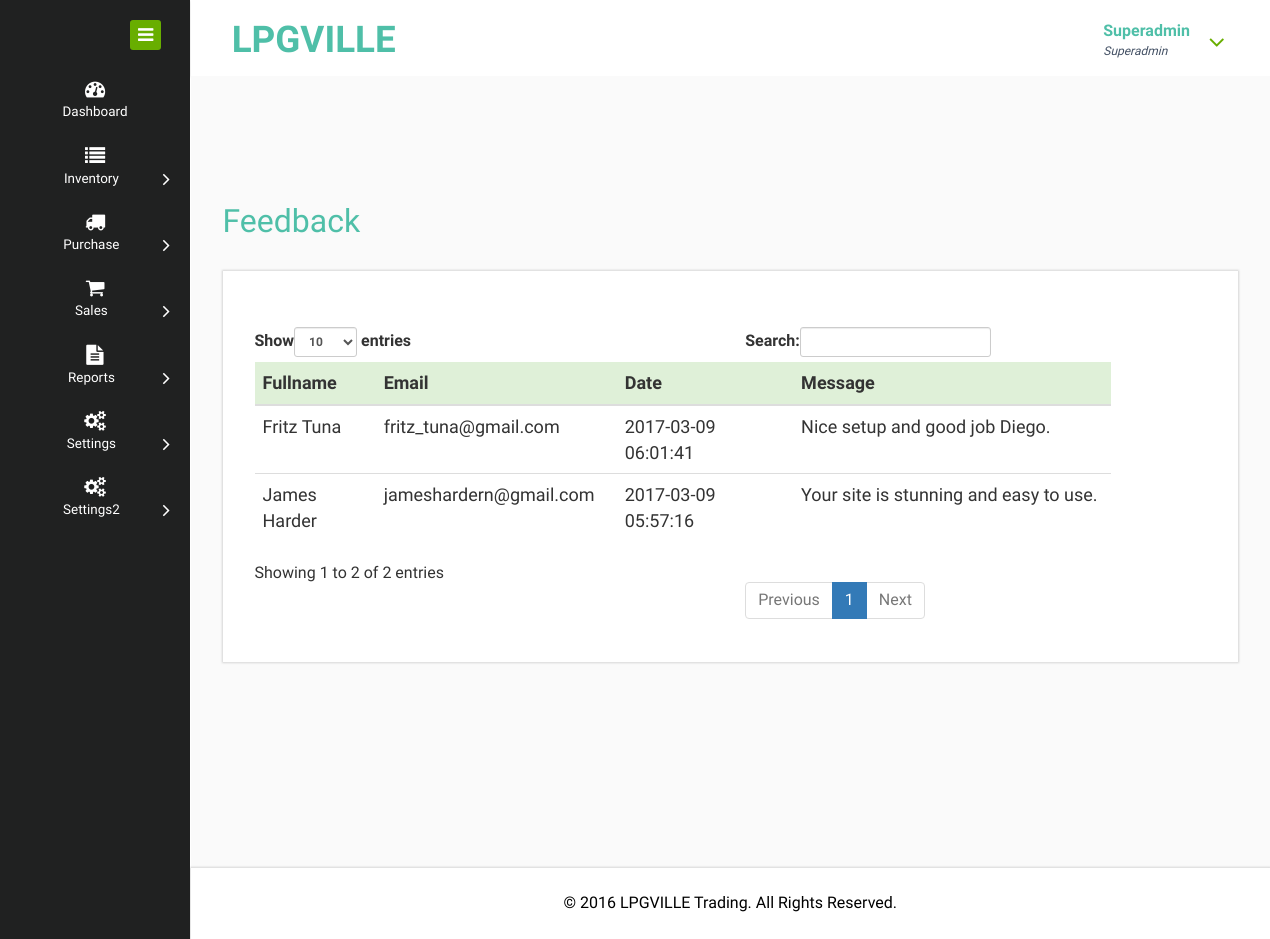
Screenshot of /admin/feedback.php (signed in) with the database file from the repository.
### tables this page shows
CREATE TABLE `user` (
  `UserID` varchar(20) NOT NULL,
  `Username` varchar(50) NOT NULL,
  `Password` varchar(15) NOT NULL,
  `Role` varchar(15) NOT NULL,
  `UserStatus` varchar(10) NOT NULL,
  `DateAdded` date NOT NULL,
  `UserDelete` int(5) NOT NULL
);

CREATE TABLE `user_info` (
  `UserID` varchar(20) NOT NULL,
  `Fullname` varchar(100) NOT NULL,
  `Contact` varchar(50) NOT NULL,
  `Email` varchar(150) NOT NULL,
  `Address` varchar(150) NOT NULL
);

CREATE TABLE `feedback` (
  `ID` int(11) NOT NULL,
  `Fullname` varchar(100) NOT NULL,
  `Email` varchar(120) NOT NULL,
  `Message` varchar(255) NOT NULL,
  `DateCreated` timestamp NOT NULL DEFAULT CURRENT_TIMESTAMP ON UPDATE CURRENT_TIMESTAMP
);

CREATE TABLE `cms` (
  `ID` int(11) NOT NULL,
  `footer` varchar(200) NOT NULL,
  `about` text NOT NULL,
  `contact_text` varchar(255) NOT NULL,
  `contact_address` varchar(200) NOT NULL,
  `slider1` varchar(200) NOT NULL,
  `slider2` varchar(200) NOT NULL,
  `home_title1` varchar(200) NOT NULL,
  `home_title2` varchar(200) NOT NULL,
  `home_title3` varchar(200) NOT NULL,
  `home_text1` varchar(125) NOT NULL,
  `home_text2` varchar(125) NOT NULL,
  `home_text3` varchar(125) NOT NULL
);

### admin/session.php (called while the page is built, shortened)
<?php
$user = $conn->query("SELECT u.Username, u.Password, u.Role, u.UserStatus, u.DateAdded,
		ui.Fullname, ui.Contact, ui.Email, ui.Address,
		ua.Inventory, ua.PO, ua.Orders, ua.Reports, ua.Settings
		FROM user AS u
		INNER JOIN user_info AS ui ON u.UserID=ui.UserID
		INNER JOIN user_access AS ua ON u.UserID=ua.UserID
		AND u.UserID='$_SESSION[userid]'");
$urow = $user->fetch_assoc();
?>

### admin/feedback.php (the view, shortened to what this page needs)
<?php
require('../connection.php');
require('session.php');
?>
<!DOCTYPE HTML>
<html>
  <?php
  require('head.php');
  ?>
<body>
<div class="page-container">
<div class="left-content">
<div class="mother-grid-inner">
	<?php
	require('header.php');
	?>
	<?php
	$table = $conn->query("SELECT * FROM feedback ORDER BY DateCreated DESC");
	?>
<div class="inner-block">
<div class="blank">
<h2>Feedback</h2>
<div class="grid_3 grid_4">
<div class="page-header">
</div>
<div class="bs-example">
<?php
  if($table->num_rows > 0) {
    echo '
    <table class="table" id="dataTables-example" style="font-size: 18px; width: 90%;">
    <thead>
    <tr class="success">
      <th>Fullname</th>
      <th>Email</th>
      <th>Date</th>
      <th>Message</th>
    </tr>
    </thead>
    <tbody>
    ';
    while($obj = $table->fetch_assoc()) {
      echo '<tr>';
      echo '<td>' .$obj['Fullname']. '</td>';
      echo '<td>' .$obj['Email']. '</td>';
      echo '<td>' .$obj['DateCreated']. '</td>';
      echo '<td>' .$obj['Message']. '</td>';
      echo '</tr>';
    }
    echo '
    </tbody>
    </table>
    ';
  }
  else {
    echo 'No data available.';
  }
  ?>
</div>
</div>
</div>
</div>
<?php
require('footer.php');
?>
</div>
</div>
	<?php
	require('navigation.php');
	?>
</div>
</body>
</html>

### admin/header.php (shortened to what this page needs)
<div class="header-main">
<div class="header-left">
<div class="logo-name">
<a href="dashboard.php"> <h1>LPGVILLE</h1>
</a>
</div>
<div class="clearfix"> </div>
</div>
<div class="header-right">
<div class="profile_details">
<ul>
    <li class="dropdown profile_details_drop">
        <a href="#" class="dropdown-toggle" data-toggle="dropdown" aria-expanded="false">
        <div class="profile_img">
        <div class="user-name">
       <?php
        echo '<p>' .$urow['Fullname']. '</p>';
        echo '<span>' .$_SESSION['role']. '</span>';
        ?>
        </div>
        <i class="fa fa-angle-down lnr"></i>
        <div class="clearfix"></div>
        </div>
        </a>
                                    </li>
                                </ul>
                            </div>
                            <div class="clearfix"> </div>
                        </div>
                     <div class="clearfix"> </div>
                </div>

### admin/footer.php
 <?php
 	require('../connection.php');
   $cms = $conn->query("SELECT * FROM cms WHERE ID=1");
   $cmsrow = $cms->fetch_assoc();
   ?>
<div class="copyrights">
 <?php
                   echo
                   '
                   <p>© ' .$cmsrow['footer']. '</p>
                   ';
                   ?>
</div>

### rows the page displays
user: user_info.Fullname "Superadmin"
feedback: Fullname "Fritz Tuna", Email "fritz_tuna@gmail.com", DateCreated "2017-03-09 06:01:41", Message "Nice setup and good job Diego."
feedback: Fullname "James Harder", Email "jameshardern@gmail.com", DateCreated "2017-03-09 05:57:16", Message "Your site is stunning and easy to use."
cms: footer "2016 LPGVILLE Trading. All Rights Reserved."

### other values shown
$_SESSION['role'] "Superadmin"
